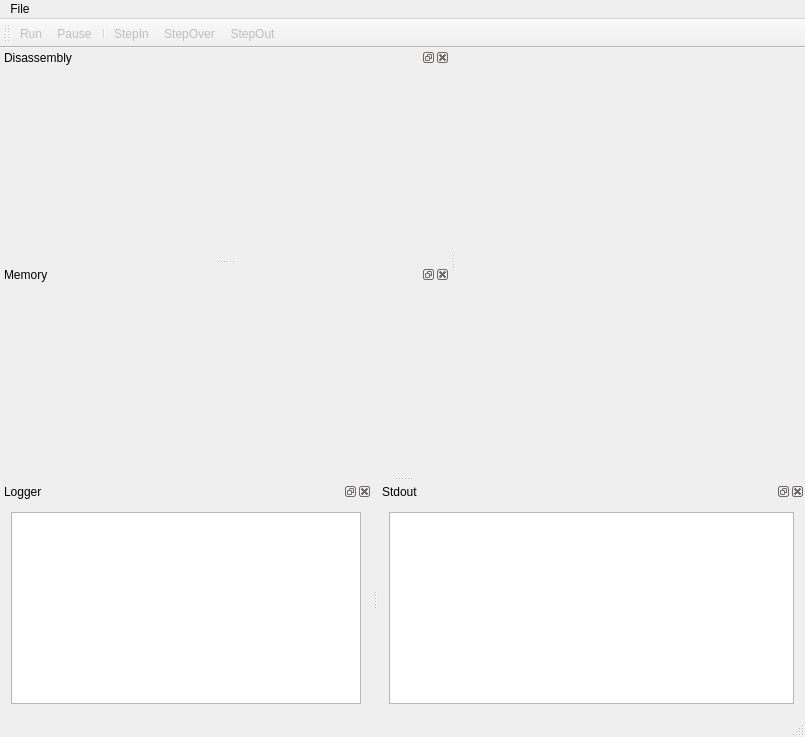
<?xml version="1.0" encoding="UTF-8"?>
<ui version="4.0">
 <class>pcspdebuggerClass</class>
 <widget class="QMainWindow" name="pcspdebuggerClass">
  <property name="geometry">
   <rect>
    <x>0</x>
    <y>0</y>
    <width>805</width>
    <height>737</height>
   </rect>
  </property>
  <property name="windowTitle">
   <string>pcspdebugger</string>
  </property>
  <property name="windowIcon">
   <iconset resource="qt4_pcspdebugger.qrc">
    <normaloff>:/../../res/pcsp.ico</normaloff>:/../../res/pcsp.ico</iconset>
  </property>
  <widget class="QWidget" name="centralWidget">
   <property name="sizePolicy">
    <sizepolicy hsizetype="Expanding" vsizetype="Expanding">
     <horstretch>0</horstretch>
     <verstretch>0</verstretch>
    </sizepolicy>
   </property>
   <layout class="QHBoxLayout" name="horizontalLayout"/>
  </widget>
  <widget class="QMenuBar" name="menuBar">
   <property name="geometry">
    <rect>
     <x>0</x>
     <y>0</y>
     <width>805</width>
     <height>24</height>
    </rect>
   </property>
   <widget class="QMenu" name="menuFile">
    <property name="title">
     <string>File</string>
    </property>
    <addaction name="actionConnect"/>
   </widget>
   <addaction name="menuFile"/>
  </widget>
  <widget class="QStatusBar" name="statusBar"/>
  <widget class="QToolBar" name="toolBar">
   <property name="enabled">
    <bool>false</bool>
   </property>
   <property name="windowTitle">
    <string>toolBar</string>
   </property>
   <attribute name="toolBarArea">
    <enum>TopToolBarArea</enum>
   </attribute>
   <attribute name="toolBarBreak">
    <bool>false</bool>
   </attribute>
   <addaction name="actionRun"/>
   <addaction name="actionPause"/>
   <addaction name="separator"/>
   <addaction name="actionStepIn"/>
   <addaction name="actionStepOver"/>
   <addaction name="actionStepOut"/>
  </widget>
  <widget class="QDockWidget" name="disassembly_dock">
   <property name="minimumSize">
    <size>
     <width>450</width>
     <height>38</height>
    </size>
   </property>
   <property name="features">
    <set>QDockWidget::AllDockWidgetFeatures</set>
   </property>
   <property name="windowTitle">
    <string>Disassembly</string>
   </property>
   <attribute name="dockWidgetArea">
    <number>1</number>
   </attribute>
   <widget class="QWidget" name="disassemblydockwidget"/>
  </widget>
  <widget class="QDockWidget" name="memory_dock">
   <property name="minimumSize">
    <size>
     <width>450</width>
     <height>38</height>
    </size>
   </property>
   <property name="windowTitle">
    <string>Memory</string>
   </property>
   <attribute name="dockWidgetArea">
    <number>1</number>
   </attribute>
   <widget class="qt4_MemoryViewer" name="memorydockwidget"/>
  </widget>
  <widget class="QDockWidget" name="logger_dock">
   <property name="windowTitle">
    <string>Logger</string>
   </property>
   <attribute name="dockWidgetArea">
    <number>8</number>
   </attribute>
   <widget class="QWidget" name="logdockwidget">
    <layout class="QGridLayout" name="gridLayout">
     <item row="0" column="0">
      <widget class="QPlainTextEdit" name="loggerEditText">
       <property name="sizePolicy">
        <sizepolicy hsizetype="Preferred" vsizetype="Preferred">
         <horstretch>0</horstretch>
         <verstretch>0</verstretch>
        </sizepolicy>
       </property>
      </widget>
     </item>
    </layout>
   </widget>
  </widget>
  <widget class="QDockWidget" name="stdoutlog_dock">
   <property name="windowTitle">
    <string>Stdout</string>
   </property>
   <attribute name="dockWidgetArea">
    <number>8</number>
   </attribute>
   <widget class="QWidget" name="stdoutwidget">
    <property name="minimumSize">
     <size>
      <width>319</width>
      <height>0</height>
     </size>
    </property>
    <layout class="QGridLayout" name="gridLayout_3">
     <item row="0" column="0">
      <widget class="QPlainTextEdit" name="stdoutEditText">
       <property name="sizePolicy">
        <sizepolicy hsizetype="Preferred" vsizetype="Preferred">
         <horstretch>0</horstretch>
         <verstretch>0</verstretch>
        </sizepolicy>
       </property>
      </widget>
     </item>
    </layout>
   </widget>
  </widget>
  <action name="actionRun">
   <property name="icon">
    <iconset resource="qt4_pcspdebugger.qrc">
     <normaloff>:/../../res/PlayIcon.png</normaloff>:/../../res/PlayIcon.png</iconset>
   </property>
   <property name="text">
    <string>Run</string>
   </property>
  </action>
  <action name="actionPause">
   <property name="icon">
    <iconset resource="qt4_pcspdebugger.qrc">
     <normaloff>:/../../res/PauseIcon.png</normaloff>:/../../res/PauseIcon.png</iconset>
   </property>
   <property name="text">
    <string>Pause</string>
   </property>
  </action>
  <action name="actionStepIn">
   <property name="icon">
    <iconset resource="qt4_pcspdebugger.qrc">
     <normaloff>:/../../res/StepIntoIcon.png</normaloff>:/../../res/StepIntoIcon.png</iconset>
   </property>
   <property name="text">
    <string>StepIn</string>
   </property>
   <property name="toolTip">
    <string>Step In</string>
   </property>
  </action>
  <action name="actionStepOver">
   <property name="icon">
    <iconset resource="qt4_pcspdebugger.qrc">
     <normaloff>:/../../res/StepOverIcon.png</normaloff>:/../../res/StepOverIcon.png</iconset>
   </property>
   <property name="text">
    <string>StepOver</string>
   </property>
   <property name="toolTip">
    <string>Step Over</string>
   </property>
  </action>
  <action name="actionStepOut">
   <property name="icon">
    <iconset resource="qt4_pcspdebugger.qrc">
     <normaloff>:/../../res/StepOutIcon.png</normaloff>:/../../res/StepOutIcon.png</iconset>
   </property>
   <property name="text">
    <string>StepOut</string>
   </property>
   <property name="toolTip">
    <string>Step Out</string>
   </property>
  </action>
  <action name="actionConnect">
   <property name="text">
    <string>Connect</string>
   </property>
  </action>
 </widget>
 <layoutdefault spacing="6" margin="11"/>
 <customwidgets>
  <customwidget>
   <class>qt4_MemoryViewer</class>
   <extends>QWidget</extends>
   <header>qt4_memoryviewer.h</header>
   <container>1</container>
  </customwidget>
 </customwidgets>
 <resources>
  <include location="qt4_pcspdebugger.qrc"/>
 </resources>
 <connections>
  <connection>
   <sender>actionConnect</sender>
   <signal>triggered()</signal>
   <receiver>pcspdebuggerClass</receiver>
   <slot>onActionConnectClick()</slot>
   <hints>
    <hint type="sourcelabel">
     <x>-1</x>
     <y>-1</y>
    </hint>
    <hint type="destinationlabel">
     <x>383</x>
     <y>289</y>
    </hint>
   </hints>
  </connection>
 </connections>
 <slots>
  <slot>onActionConnectClick()</slot>
 </slots>
</ui>
